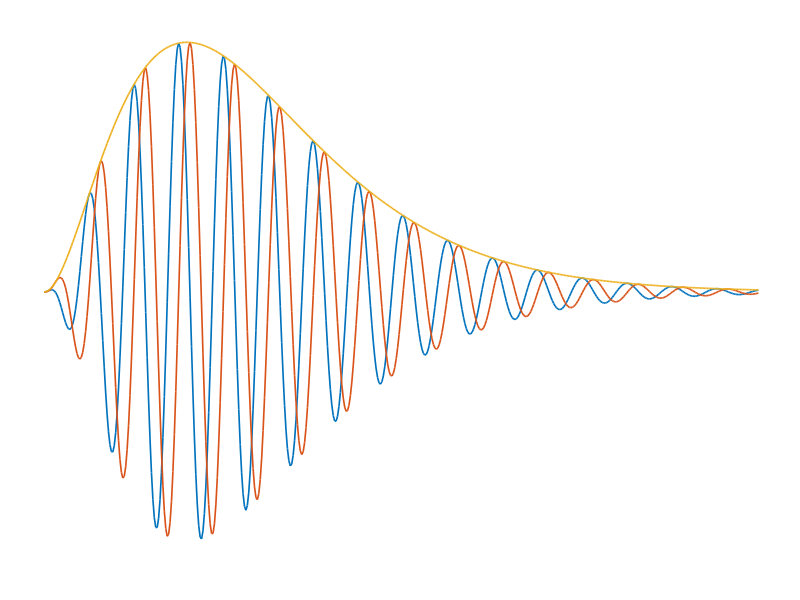

Here is the MATLAB script that generated this plot: (Note: this script raises an error after producing the figure.)
gammatone_order = 3;
bandwidth = 20;
center_frequency = 200;
sample_rate = 1000;
duration = 0.5;
nSamples = sample_rate * duration;
samples = linspace(0,duration,nSamples);
polynomial = samples.^(gammatone_order-1);
exponential = exp(-bandwidth*samples);
sine_wave = exp(1i*center_frequency*samples);
gammatone = 1000 * polynomial .* exponential .* sine_wave;
re_gammatone = real(gammatone);
im_gammatone = imag(gammatone);
abs_gammatone = abs(gammatone);

%%
addpath('/Users/vincent/Documents/lorentz_jan15/altmany-export_fig-6c11f9f')
aspect_ratio = 4/3;
width = 525;
h = figure(1);
set(h,'resize','off');
plot([re_gammatone;im_gammatone;abs_gammatone].','LineWidth',1.2);
height = width/aspect_ratio;
set(h,'Position',[0 0 width height]);
ti = get(gca,'TightInset')
set(gca,'Position',[ti(1) ti(2) 1-ti(2)-ti(1) 1-ti(4)-ti(2)])
axis off;
export_fig gammatone.png -transparent